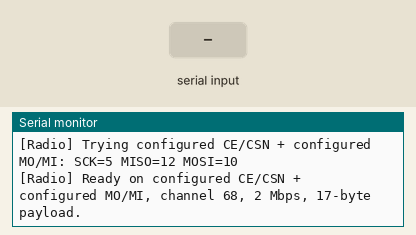
Recording of a program running on a simulated ESP32-S3. Shown: the last lines printed to the serial monitor. The test bench sets the inputs (shaded band). No radio packets arrive unless stated.

Above: at 1.8 s.
1.9 s: "t\n" received over Serial
At 2.4 s:
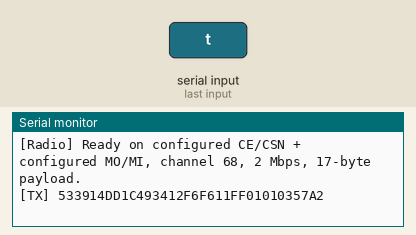
3.4 s: "0\n" received over Serial
At 4.6 s:
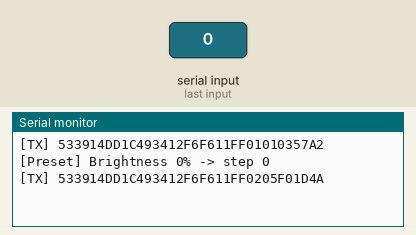
4.9 s: "5\n" received over Serial
At 6.4 s:
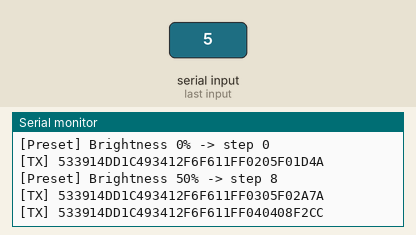
6.7 s: "9\n" received over Serial
At 8.0 s:
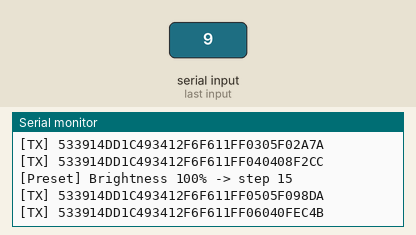
8.5 s: "+\n" received over Serial
At 9.7 s:
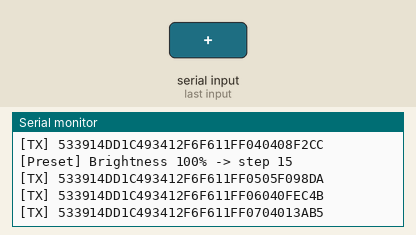
10.0 s: "-\n" received over Serial
At 11.0 s:
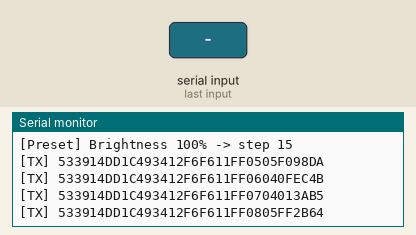

Measured:
- after the input at 1.9 s, the serial monitor: prints a new line at once (image 1)
- after the input at 3.4 s, the serial monitor: prints a new line at once (image 2)
- after the input at 4.9 s, the serial monitor: prints a new line at once (image 3)
- after the input at 6.7 s, the serial monitor: prints a new line at once (image 4)
- after the input at 8.5 s, the serial monitor: prints a new line at once (image 5)
- after the input at 10.0 s, the serial monitor: prints a new line at once (image 6)

The program:

main.cpp
```cpp
#include <Arduino.h>
#include <SPI.h>
#include <RF24.h>
#include <CRC16.h>

// Set this to 0 for the prototype wiring:
// CE=GPIO4, CSN=GPIO10, SCK=GPIO12, MOSI=GPIO11, MISO=GPIO13.
//
// Set this to 1 for the Side-B production PCB mapping:
// CE=GPIO1, CSN=GPIO11, SCK=GPIO5, MOSI=GPIO10, MISO=GPIO12, IRQ=GPIO39.
// IRQ is not used by this polling sketch.
#define USE_REAL_PCB_PINS 1

#if USE_REAL_PCB_PINS
static constexpr uint8_t PIN_CE = 1;
static constexpr uint8_t PIN_CSN = 11;
static constexpr uint8_t PIN_SCK = 5;
static constexpr uint8_t PIN_MOSI = 10;
static constexpr uint8_t PIN_MISO = 12;
static constexpr uint8_t PIN_IRQ = 39;
#else
static constexpr uint8_t PIN_CE = 4;
static constexpr uint8_t PIN_CSN = 10;
static constexpr uint8_t PIN_SCK = 12;
static constexpr uint8_t PIN_MOSI = 11;
static constexpr uint8_t PIN_MISO = 13;
static constexpr uint8_t PIN_IRQ = 255;
#endif

// Fill this after the first receive test prints the original remote ID.
// Example: static constexpr uint32_t LIGHTBAR_REMOTE_ID = 0xABCDEF;
static constexpr uint32_t LIGHTBAR_REMOTE_ID = 0xF6F611;
static constexpr bool AUTO_TEST_TX = false;
static constexpr uint32_t AUTO_TEST_INTERVAL_MS = 3000;
static constexpr uint8_t MAX_LEVEL_STEPS = 15;

static constexpr uint64_t SEND_ADDRESS = 0x5555555555ULL;
static constexpr uint64_t RECEIVE_ADDRESS = 0xAAAAAAAAAAULL;
static constexpr uint8_t PREAMBLE[8] = {
  0x53, 0x39, 0x14, 0xDD, 0x1C, 0x49, 0x34, 0x12
};

enum Command : uint8_t {
  CMD_ON_OFF = 0x01,
  CMD_COOLER = 0x02,
  CMD_WARMER = 0x03,
  CMD_BRIGHTER = 0x04,
  CMD_DIMMER = 0x05,
  CMD_RESET = 0x06
};

RF24 radioConfigured(PIN_CE, PIN_CSN);
RF24 radioCeCsnSwapped(PIN_CSN, PIN_CE);
RF24 *radio = &radioConfigured;
CRC16 crc(0x1021, 0xfffe, 0x0000, false, false);

uint8_t txSequence = 0;
uint32_t lastRxSerial = 0;
uint8_t lastRxSequence = 0;
bool radioReady = false;
uint32_t lastAutoTxMs = 0;
uint8_t autoTestStep = 0;

void printHex2(uint8_t value) {
  if (value < 0x10) {
    Serial.print('0');
  }
  Serial.print(value, HEX);
}

bool tryRadioPins(RF24 &candidate, uint8_t sck, uint8_t miso, uint8_t mosi, const char *label) {
  Serial.print("[Radio] Trying ");
  Serial.print(label);
  Serial.print(": SCK=");
  Serial.print(sck);
  Serial.print(" MISO=");
  Serial.print(miso);
  Serial.print(" MOSI=");
  Serial.println(mosi);

  SPI.end();
  delay(50);
  SPI.begin(sck, miso, mosi);
  delay(100);

  radio = &candidate;
  if (!radio->begin()) {
    return false;
  }

  radio->failureDetected = false;
  radio->openReadingPipe(0, RECEIVE_ADDRESS);
  radio->setChannel(68);
  radio->setDataRate(RF24_2MBPS);
  radio->disableCRC();
  radio->disableDynamicPayloads();
  radio->setPayloadSize(17);
  radio->setAutoAck(false);
  radio->setRetries(15, 15);
  radio->openWritingPipe(SEND_ADDRESS);
  radio->startListening();

  Serial.print("[Radio] Ready on ");
  Serial.print(label);
  Serial.println(", channel 68, 2 Mbps, 17-byte payload.");
  return true;
}

void setupRadio() {
  while (true) {
    if (tryRadioPins(radioConfigured, PIN_SCK, PIN_MISO, PIN_MOSI, "configured CE/CSN + configured MO/MI")) {
      radioReady = true;
      return;
    }

    if (tryRadioPins(radioConfigured, PIN_SCK, PIN_MOSI, PIN_MISO, "configured CE/CSN + MO/MI swapped")) {
      radioReady = true;
      Serial.println("[Radio] Your MO and MI wires are swapped relative to the sketch.");
      return;
    }

    if (tryRadioPins(radioCeCsnSwapped, PIN_SCK, PIN_MISO, PIN_MOSI, "CE/CSN swapped + configured MO/MI")) {
      radioReady = true;
      Serial.println("[Radio] Your CE and CSN wires are swapped relative to the sketch.");
      return;
    }

    if (tryRadioPins(radioCeCsnSwapped, PIN_SCK, PIN_MOSI, PIN_MISO, "CE/CSN swapped + MO/MI swapped")) {
      radioReady = true;
      Serial.println("[Radio] Your CE/CSN and MO/MI wires are swapped relative to the sketch.");
      return;
    }

    radioReady = false;
    Serial.println("[Radio] nRF24 not responding on any tested SPI/CE/CSN mapping.");
    Serial.println("[Radio] Check VCC/GND, module orientation, CE/CSN, and ESP32 pin labels.");
    delay(1500);
  }
}

bool decodeIncoming(uint8_t data[17]) {
  uint8_t raw[18] = {0};
  radio->read(&raw, sizeof(raw));

  for (int i = 0; i < 17; i++) {
    if (i == 0) {
      data[i] = 0x50 | raw[i] >> 5;
    } else {
      data[i] = ((raw[i - 1] >> 1) & 0x0F) << 4 |
                ((raw[i - 1] & 0x01) << 3) |
                raw[i] >> 5;
    }
  }

  if (memcmp(data, PREAMBLE, sizeof(PREAMBLE)) != 0) {
    return false;
  }

  crc.restart();
  crc.add(data, 15);
  const uint16_t calculated = crc.calc();
  const uint16_t received = (static_cast<uint16_t>(data[15]) << 8) | data[16];
  return calculated == received;
}

void pollRemote() {
  if (!radio->available()) {
    return;
  }

  uint8_t data[17] = {0};
  if (!decodeIncoming(data)) {
    return;
  }

  const uint32_t serial =
    (static_cast<uint32_t>(data[8]) << 16) |
    (static_cast<uint32_t>(data[9]) << 8) |
    data[10];
  const uint8_t sequence = data[12];

  if (serial == lastRxSerial && sequence == lastRxSequence) {
    return;
  }
  lastRxSerial = serial;
  lastRxSequence = sequence;

  Serial.print("[RX] serial=0x");
  Serial.print(serial, HEX);
  Serial.print(" sequence=");
  Serial.print(sequence);
  Serial.print(" command=0x");
  printHex2(data[13]);
  Serial.print(" option=0x");
  printHex2(data[14]);
  Serial.println();
}

void sendCommand(uint8_t command, uint8_t option = 0x00) {
  if (LIGHTBAR_REMOTE_ID == 0) {
    Serial.println("[TX] Set LIGHTBAR_REMOTE_ID first, then flash again.");
    return;
  }

  uint8_t data[17] = {0};
  memcpy(data, PREAMBLE, sizeof(PREAMBLE));
  data[8] = (LIGHTBAR_REMOTE_ID >> 16) & 0xFF;
  data[9] = (LIGHTBAR_REMOTE_ID >> 8) & 0xFF;
  data[10] = LIGHTBAR_REMOTE_ID & 0xFF;
  data[11] = 0xFF;
  data[12] = ++txSequence;
  data[13] = command;
  data[14] = option;

  crc.restart();
  crc.add(data, 15);
  const uint16_t checksum = crc.calc();
  data[15] = (checksum >> 8) & 0xFF;
  data[16] = checksum & 0xFF;

  Serial.print("[TX] ");
  for (uint8_t b : data) {
    printHex2(b);
  }
  Serial.println();

  radio->stopListening();
  for (int i = 0; i < 20; i++) {
    radio->write(&data, sizeof(data), true);
    delay(10);
  }
  radio->startListening();
}

uint8_t percentToStep(uint8_t percent) {
  if (percent > 100) {
    percent = 100;
  }
  return (percent * MAX_LEVEL_STEPS + 50) / 100;
}

void setBrightnessPercent(uint8_t percent) {
  const uint8_t step = percentToStep(percent);

  Serial.print("[Preset] Brightness ");
  Serial.print(percent);
  Serial.print("% -> step ");
  Serial.println(step);

  sendCommand(CMD_DIMMER, 0xF0);
  delay(80);
  if (step > 0) {
    sendCommand(CMD_BRIGHTER, step);
  }
}

void setTemperaturePercent(uint8_t percentWarm) {
  const uint8_t step = percentToStep(percentWarm);

  Serial.print("[Preset] Warmth ");
  Serial.print(percentWarm);
  Serial.print("% -> step ");
  Serial.println(step);

  sendCommand(CMD_COOLER, 0xF0);
  delay(80);
  if (step > 0) {
    sendCommand(CMD_WARMER, step);
  }
}

void handleSerialCommand() {
  if (!Serial.available()) {
    return;
  }

  const char ch = Serial.read();
  switch (ch) {
    case 't':
      sendCommand(CMD_ON_OFF, 0x03);
      break;
    case '0':
      setBrightnessPercent(0);
      break;
    case '5':
      setBrightnessPercent(50);
      break;
    case '9':
      setBrightnessPercent(100);
      break;
    case '+':
      sendCommand(CMD_BRIGHTER, 0x01);
      break;
    case '-':
      sendCommand(CMD_DIMMER, 0xFF);
      break;
    case 'w':
      sendCommand(CMD_WARMER, 0xFF);
      break;
    case 'c':
      sendCommand(CMD_COOLER, 0x01);
      break;
    case 'k':
      setTemperaturePercent(0);
      break;
    case 'm':
      setTemperaturePercent(50);
      break;
    case 'h':
      setTemperaturePercent(100);
      break;
    case 'r':
    case 'p':
      sendCommand(CMD_RESET);
      break;
    case '\n':
    case '\r':
      break;
    default:
      Serial.println("[Serial] Commands: t + - w c r p 0 5 9 k m h");
      break;
  }
}

void handleAutoTestTx() {
  if (!AUTO_TEST_TX || !radioReady) {
    return;
  }

  const uint32_t now = millis();
  if (now - lastAutoTxMs < AUTO_TEST_INTERVAL_MS) {
    return;
  }
  lastAutoTxMs = now;

  switch (autoTestStep) {
    case 0:
      Serial.println("[Auto] Brighter.");
      sendCommand(CMD_BRIGHTER, 0x01);
      break;
    case 1:
      Serial.println("[Auto] Brighter.");
      sendCommand(CMD_BRIGHTER, 0x01);
      break;
    case 2:
      Serial.println("[Auto] Brighter.");
      sendCommand(CMD_BRIGHTER, 0x02);
      break;
    case 3:
      Serial.println("[Auto] Brighter.");
      sendCommand(CMD_BRIGHTER, 0x01);
      break;
    case 4:
      Serial.println("[Auto] Dimmer.");
      sendCommand(CMD_DIMMER, 0xFF);
      break;
    case 5:
      Serial.println("[Auto] Dimmer.");
      sendCommand(CMD_DIMMER, 0xFF);
      break;
    case 6:
      Serial.println("[Auto] Dimmer.");
      sendCommand(CMD_DIMMER, 0xFF);
      break;
    case 7:
      Serial.println("[Auto] Dimmer.");
      sendCommand(CMD_DIMMER, 0xFE);
      break;
    case 8:
      Serial.println("[Auto] Cooler color temperature.");
      sendCommand(CMD_COOLER, 0x01);
      break;
    case 9:
      Serial.println("[Auto] Cooler color temperature.");
      sendCommand(CMD_COOLER, 0x02);
      break;
    case 10:
      Serial.println("[Auto] Warmer color temperature.");
      sendCommand(CMD_WARMER, 0xFF);
      break;
    case 11:
      Serial.println("[Auto] Warmer color temperature.");
      sendCommand(CMD_WARMER, 0xFE);
      break;
    case 12:
      Serial.println("[Auto] Toggle on/off.");
      sendCommand(CMD_ON_OFF, 0x03);
      break;
  }

  autoTestStep = (autoTestStep + 1) % 13;
}

void setup() {
  Serial.begin(115200);
  delay(500);
  Serial.println();
  Serial.println("Xiaomi MJGJD01YL ESP32 + nRF24L01+ bench test");
  Serial.println("First press/rotate the original remote and copy the printed serial.");
  setupRadio();
}

void loop() {
  if (radio->failureDetected) {
    Serial.println("[Radio] Failure detected, reinitializing.");
    delay(1000);
    setupRadio();
  }

  pollRemote();
  handleSerialCommand();
  handleAutoTestTx();
}
```
